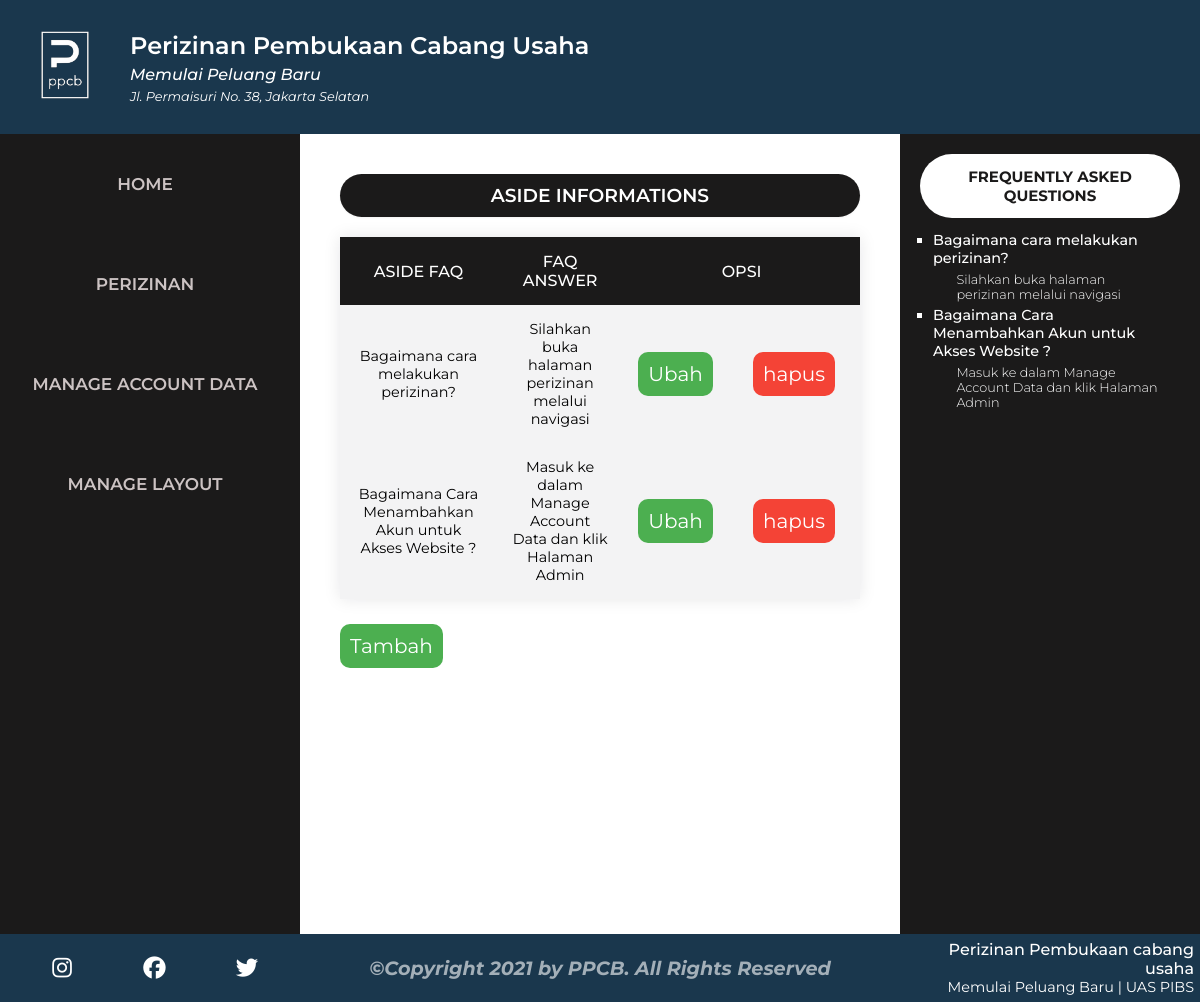
The app's page /public/aside (signed in) with its own data.
### tables this page shows
CREATE TABLE `header` (
  `id_header` varchar(20) NOT NULL DEFAULT '',
  `logo` varchar(255) DEFAULT NULL,
  `nama_web` varchar(255) DEFAULT NULL,
  `sub_text` varchar(255) DEFAULT NULL,
  `alamat` varchar(255) DEFAULT NULL
);

CREATE TABLE `navigasi` (
  `id_nav` varchar(11) NOT NULL DEFAULT '',
  `nav_main` varchar(255) DEFAULT NULL,
  `nav_link` varchar(255) DEFAULT NULL
);

CREATE TABLE `aside` (
  `id_aside` varchar(20) NOT NULL DEFAULT '',
  `aside_faq` varchar(255) DEFAULT NULL,
  `faq_answer` varchar(255) DEFAULT NULL
);

CREATE TABLE `footer` (
  `id_footer` varchar(20) NOT NULL DEFAULT '',
  `copyright` varchar(255) DEFAULT NULL,
  `facebook` varchar(255) DEFAULT NULL,
  `instagram` varchar(255) DEFAULT NULL,
  `twitter` varchar(255) DEFAULT NULL,
  `nama_web` varchar(255) DEFAULT NULL,
  `slogan` varchar(255) DEFAULT NULL,
  `keterangan` varchar(255) DEFAULT NULL
);

### app/core/Controller.php (called while the page is built, shortened)
<?php
class Controller
{
    public function view($view, $data = [])
    {
        require_once '../app/views/' . $view . '.php';
    }
    public function model($model)
    {
        return new $model;
    }
}

### app/controllers/Aside.php (called while the page is built, shortened)
<?php
class Aside extends Controller
{
    public function index()
    {
        $data['judul'] = 'Aside Informations';
        $data['head'] = $this->model('Header_model')->getHeader();
        $data['footer'] = $this->model('Footer_model')->getFooter();
        $data['aside'] = $this->model('Aside_model')->getAside();
        $data['nav'] = $this->model('Navigasi_model')->getNavigasi();
        $data['child'] = $this->model('Navigasi_model')->getChild();
        $this->view('templates/header', $data);
        $this->view('templates/nav', $data);
        $this->view('aside/index', $data);
        $this->view('templates/aside', $data);
        $this->view('templates/footer', $data);
    }
}

### app/core/App.php (called while the page is built, shortened)
<?php
class App
{
    protected $method = 'index';
    protected $params = [];
    public function __construct()
    {
        $this->controller = new $this->controller;
        call_user_func_array([$this->controller, $this->method], $this->params);
    }
}

### public/index.php (called while the page is built, shortened)
<?php
$app = new App;

### app/core/Database.php (called while the page is built, shortened)
<?php
class Database
{
    private $host = DB_HOST;
    private $user = DB_USER;
    private $pass = DB_PASS;
    private $db_name = DB_NAME;
    private $dbh;
    private $stmt;
    public function __construct()
    {
        $dsn = 'mysql:host=' . $this->host . ';dbname=' . $this->db_name;;
        $option = [
            PDO::ATTR_PERSISTENT => true,
            PDO::ATTR_ERRMODE => PDO::ERRMODE_EXCEPTION
        ];
        try {
            $this->dbh = new PDO($dsn, $this->user, $this->pass, $option);
        } catch (PDOException $e) {
            die($e->getMessage());
        }
    }
    public function query($query)
    {
        $this->stmt = $this->dbh->prepare($query);
    }
    public function execute()
    {
        $this->stmt->execute();
    }
    public function resultSet()
    {
        $this->execute();
        return $this->stmt->fetchAll(PDO::FETCH_ASSOC);
    }
    public function single()
    {
        $this->execute();
        return $this->stmt->fetch(PDO::FETCH_ASSOC);
    }
}

### app/models/Header_model.php (called while the page is built, shortened)
<?php
class Header_model
{
    private $db;
    public function __construct()
    {
        $this->db = new Database;
    }
    public function getHeader()
    {
        $this->db->query('SELECT * FROM header');
        return $this->db->single();
    }
}

### app/models/Navigasi_model.php (called while the page is built, shortened)
<?php
class Navigasi_model
{
    private $db;
    public function __construct()
    {
        $this->db = new Database;
    }
    public function getNavigasi()
    {
        $this->db->query('SELECT * FROM navigasi');
        return $this->db->resultSet();
    }
    public function getChild()
    {
        $this->db->query('SELECT * FROM navchild');
        return $this->db->resultSet();
    }
}

### app/models/Aside_model.php (called while the page is built, shortened)
<?php
class Aside_model
{
    private $db;
    public function __construct()
    {
        $this->db = new Database;
    }
    public function getAside()
    {
        $this->db->query('SELECT * FROM aside');
        return $this->db->resultSet();
    }
}

### app/models/Footer_model.php (called while the page is built, shortened)
<?php
class Footer_model
{
    private $db;
    public function __construct()
    {
        $this->db = new Database;
    }
    public function getFooter()
    {
        $this->db->query('SELECT * FROM footer');
        return $this->db->single();
    }
}

### app/views/aside/index.php (the view)
<article>
    <h3 class="headingform"><?= $data['judul'] ?></h3>
    <table border=1 class="tabledata">
        <tr>
            <th>Aside FAQ</th>
            <th>FAQ Answer</th>
            <th colspan="2">Opsi</th>
        </tr>
        <?php foreach ($data['aside'] as $aside) : ?>
            <tr>
                <td><?= $aside['aside_faq']; ?></td>
                <td><?= $aside['faq_answer']; ?></td>
                <td><a href="<?= BASEURL; ?>/aside/ubah/<?= $aside['id_aside']; ?>"><button class="button_ubah">Ubah</button></a>
                <td><a href="<?= BASEURL; ?>/aside/hapus/<?= $aside['id_aside']; ?>" onclick="return confirm('Ingin menghapus data?');"><button class="button_hapus">hapus</button></a></td>
                </td>
            </tr>
        <?php endforeach; ?>
    </table>
    <a href="<?= BASEURL; ?>/aside/tambah/"><button class="button_tambah">Tambah</button></a>
</article>

### app/views/templates/header.php (shortened to what this page needs)
<!DOCTYPE html>
<html lang="en">
<head>
    <link rel="stylesheet" href="<?= BASEURL; ?>/css/d_style.css">
</head>
<body>
    <header>
        <div class="sisikiri">
            <span class="containimg">
                <img id="logowebsite" src="<?= BASEURL; ?>/img/<?= $data['head']['logo']; ?>.png" />
            </span>
            <span class="containheadinfo">
                <div class="namaweb"><?= $data['head']['nama_web']; ?></div>
                <div class="slogan"><?= $data['head']['sub_text']; ?></div>
                <div class="alamat"><?= $data['head']['alamat']; ?></div>
            </span>
        </div>
    </header>

### app/views/templates/nav.php (shortened to what this page needs)
<div>
    <nav>
        <ul>
            <button class="bgnavmain"><a class="navmain" href="<?= BASEURL ?>/<?= $data['nav']['0']['nav_link'] ?>/"><?= $data['nav']['0']['nav_main'] ?></a></button>
            <button class="drpnavmain"><a class="navmain" href="<?= $data['nav']['1']['nav_link'] ?>"><?= $data['nav']['1']['nav_main'] ?></a></button>
            <button class="drpnavmain"><a class="navmain" href="<?= $data['nav']['2']['nav_link'] ?>"><?= $data['nav']['2']['nav_main'] ?></a></button>
            <li class="drpnavmain"><a class="navmain" href="<?= $data['nav']['3']['nav_link'] ?>"><?= $data['nav']['3']['nav_main'] ?></a></li>
        </ul>
    </nav>

### app/views/templates/aside.php
<aside>
    <h4>FREQUENTLY ASKED QUESTIONS</h4>
    <ul class="faq">
        <?php foreach ($data['aside'] as $aside) : ?>
            <li class="pertanyaan"> <?= $aside['aside_faq']; ?>
                <ul class="jawab">
                    <li class="jawaban"><?= $aside['faq_answer']; ?></li>
                </ul>
            </li>
        <?php endforeach ?>
    </ul>
</aside>
</div>

### app/views/templates/footer.php (shortened to what this page needs)
<footer>
    <span class="footerkiri">
        <a class="social" href="<?= $data['footer']['instagram']; ?>"> <i class="fab fa-instagram"></i></a>
        <a class="social" href="<?= $data['footer']['facebook']; ?>"><i class="fab fa-facebook"></i></a>
        <a class="social" href="<?= $data['footer']['twitter']; ?>"><i class="fab fa-twitter"></i></a></i>
    </span>
    <span class="footertengah">
        <h3>&copy;<?= $data['footer']['copyright']; ?></h3>
    </span>
    <span class="footerkanan">
        <div class="footerinfo">
            <div class="info"><?= $data['footer']['nama_web']; ?></div>
            <div class="subtext"><?= $data['footer']['slogan'] ?> | <?= $data['footer']['keterangan'] ?></div>
        </div>
    </span>
</footer>
</body>
</html>

### records on screen
header: logo (picture), nama_web "Perizinan Pembukaan Cabang Usaha", sub_text "Memulai Peluang Baru", alamat "Jl. Permaisuri No. 38, Jakarta Selatan"
navigasi: nav_main "HOME"
navigasi: nav_main "PERIZINAN"
navigasi: nav_main "MANAGE ACCOUNT DATA"
navigasi: nav_main "MANAGE LAYOUT"
aside: aside_faq "Bagaimana cara melakukan perizinan?", faq_answer "Silahkan buka halaman perizinan melalui navigasi"
aside: aside_faq "Bagaimana Cara Menambahkan Akun untuk Akses Website ?", faq_answer "Masuk ke dalam Manage Account Data dan klik Halaman Admin"
footer: copyright "Copyright 2021 by PPCB. All Rights Reserved", nama_web "Perizinan Pembukaan cabang usaha", slogan "Memulai Peluang Baru", keterangan "UAS PIBS"

### other values on screen
$data['judul'] "ASIDE INFORMATIONS"
